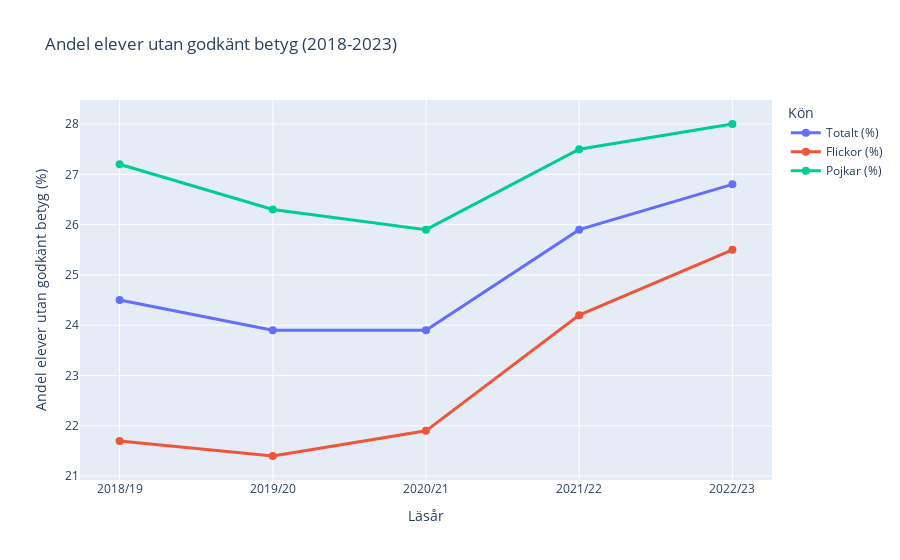

Notebook code for this chart:
### Code cell
import plotly.express as px
import pandas as pd
import os

# Läser in Excel-filen med betygsdata
# Anger  att header-raden är rad 7 från 0 
header_row = 7  
df = pd.read_excel("betyg_o_prov_riksnivå.xlsx", sheet_name="Tabell 1B", engine="openpyxl", header=header_row)

# Byt namn på första kolumnen till läsår eftersom den innehåller årtalen
df.rename(columns={"Unnamed: 0": "Läsår"}, inplace=True)

# Skriver ut alla kolumnnamn 
print("Kolumnnamn innan vi byter namn:")
print(df.columns.value_counts())  # Visar om det finns dubbletter

# Filtrera så att vi endast har de rader som innehåller årtalen 2018/19 – 2022/23
df = df[df["Läsår"].astype(str).str.match(r"^\d{4}/\d{2}$")] #gpts tips på formeln

# Bytt namn på kolumner för Andel utan godkänt betyg 
# Om det redan finns en kolumn som heter totalt undviker vi att byta till samma namn
if "Totalt" in df.columns:
    df.rename(columns={"Totalt.2": "Totalt (%)", "Flickor.2": "Flickor (%)", "Pojkar.2": "Pojkar (%)"}, inplace=True)
else:
    df.rename(columns={"Totalt.2": "Totalt", "Flickor.2": "Flickor", "Pojkar.2": "Pojkar"}, inplace=True)

# Skriv ut kolumnnamnen efter att vi bytt namn
print("Kolumnnamn efter namnbyte:")
print(df.columns)

# Väljer de rätta kolumnerna för diagrammet
if "Totalt (%)" in df.columns:
    korrekt_kolumner = ["Totalt (%)", "Flickor (%)", "Pojkar (%)"]
else:
    korrekt_kolumner = ["Totalt", "Flickor", "Pojkar"]

# Kontrollera att de valda kolumnerna finns i DataFrame, annars stoppa programmet
förlorade_kolumner = [kol for kol in korrekt_kolumner if kol not in df.columns]
if förlorade_kolumner:
    raise ValueError(f"Följande kolumner saknas: {förlorade_kolumner}")

# Skapar ett linjediagram med plotly express
fig = px.line(df, x="Läsår", # X-axeln visar olika läsår 2018/19 - 2022/23
              y=korrekt_kolumner, # Y-axeln visar andelen elever utan godkänt betyg (%)
              markers=True, # Lägger till punkter på linjerna för att tydliggöra värdena
              title="Andel elever utan godkänt betyg (2018-2023)",  # Titel för diagrammet
              labels={"value": "Andel elever (%)", "variable": "Kön", "Läsår": "Läsår"}) # Anpassar etiketter

# Anpassar utseendet på grafen # - Ökar linjebredden för bättre synlighet
# Gör markörerna större så att datapunkterna blir tydligare
# Lägger till tydliga titlar på x- och y-axlarna
fig.update_traces(line=dict(width=3), marker=dict(size=8))  # Gör linjerna tjockare (3 px) och förstorar markörerna (8 px)
fig.update_yaxes(title_text="Andel elever utan godkänt betyg (%)") # Sätter en tydlig titel på y-axeln så att det framgår vad som mäts
fig.update_xaxes(title_text="Läsår") # Sätter en tydlig titel på x-axeln så att det framgår vilka årtal som visas

# Sparar filen i mappen visualiseringar
html_path = "visualiseringar/andel_elever_utan_godkänt.html"
fig.write_html(html_path)

print(f"Grafen har sparats som HTML: {html_path}")

# Visa grafen i webbläsaren
fig.show()

### Figure 1 — Plotly figure (JSON) as saved in the notebook; plotly's stock layout.template omitted (floating-point values rounded to 4 significant figures)
{"data": [{"hovertemplate": "Kön=Totalt (%)<br>Läsår=%{x}<br>Andel elever (%)=%{y}<extra></extra>", "legendgroup": "Totalt (%)", "line": {"color": "#636efa", "dash": "solid", "width": 3}, "marker": {"size": 8, "symbol": "circle"}, "mode": "lines+markers", "name": "Totalt (%)", "orientation": "v", "showlegend": true, "type": "scatter", "x": ["2018/19", "2019/20", "2020/21", "2021/22", "2022/23"], "xaxis": "x", "y": [24.5, 23.9, 23.9, 25.9, 26.8], "yaxis": "y"}, {"hovertemplate": "Kön=Flickor (%)<br>Läsår=%{x}<br>Andel elever (%)=%{y}<extra></extra>", "legendgroup": "Flickor (%)", "line": {"color": "#EF553B", "dash": "solid", "width": 3}, "marker": {"size": 8, "symbol": "circle"}, "mode": "lines+markers", "name": "Flickor (%)", "orientation": "v", "showlegend": true, "type": "scatter", "x": ["2018/19", "2019/20", "2020/21", "2021/22", "2022/23"], "xaxis": "x", "y": [21.7, 21.4, 21.9, 24.2, 25.5], "yaxis": "y"}, {"hovertemplate": "Kön=Pojkar (%)<br>Läsår=%{x}<br>Andel elever (%)=%{y}<extra></extra>", "legendgroup": "Pojkar (%)", "line": {"color": "#00cc96", "dash": "solid", "width": 3}, "marker": {"size": 8, "symbol": "circle"}, "mode": "lines+markers", "name": "Pojkar (%)", "orientation": "v", "showlegend": true, "type": "scatter", "x": ["2018/19", "2019/20", "2020/21", "2021/22", "2022/23"], "xaxis": "x", "y": [27.2, 26.3, 25.9, 27.5, 28.0], "yaxis": "y"}], "layout": {"legend": {"title": {"text": "Kön"}, "tracegroupgap": 0}, "title": {"text": "Andel elever utan godkänt betyg (2018-2023)"}, "xaxis": {"anchor": "y", "domain": [0, 1], "title": {"text": "Läsår"}}, "yaxis": {"anchor": "x", "domain": [0, 1], "title": {"text": "Andel elever utan godkänt betyg (%)"}}}}
